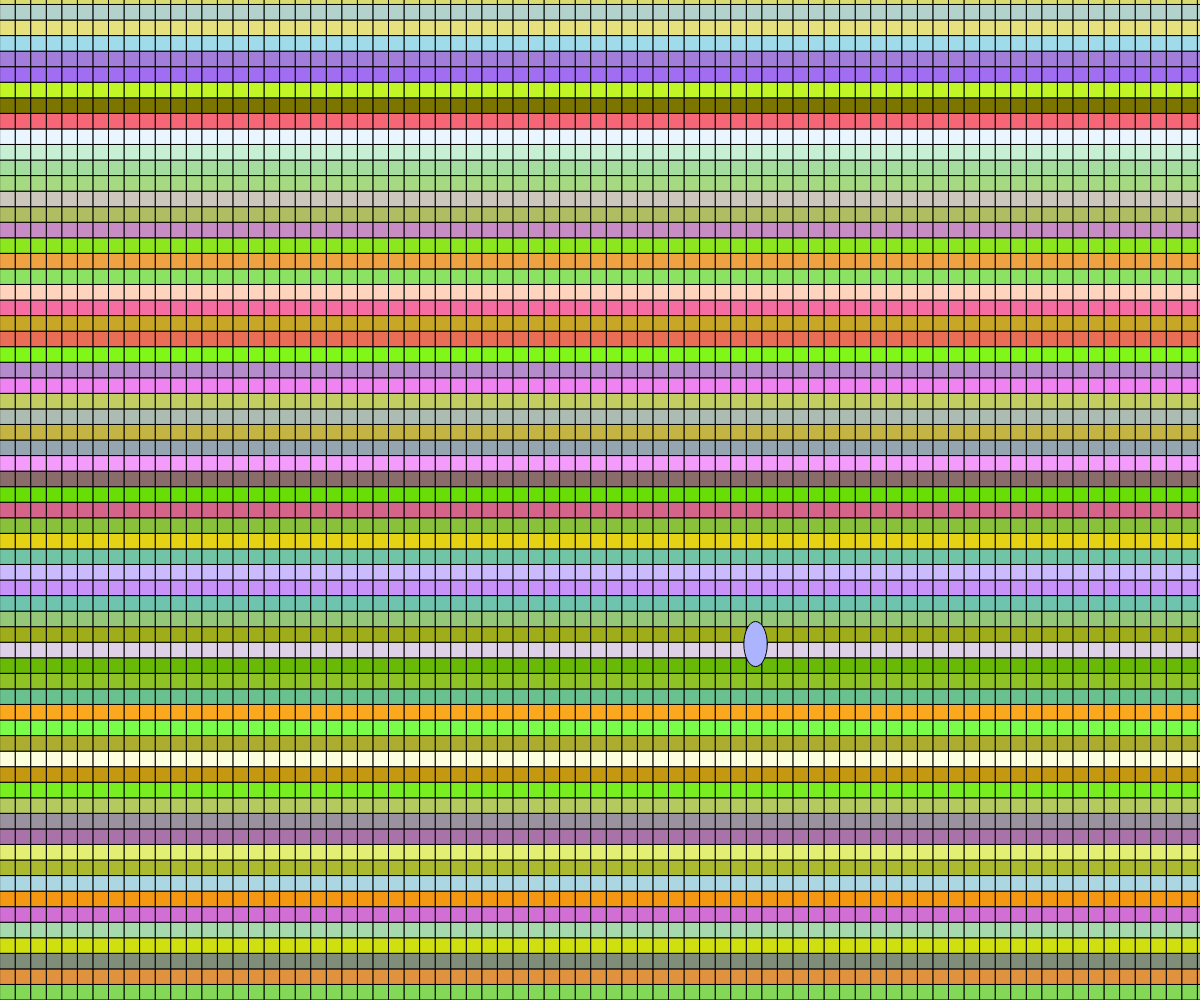
Frame 1 (no input)
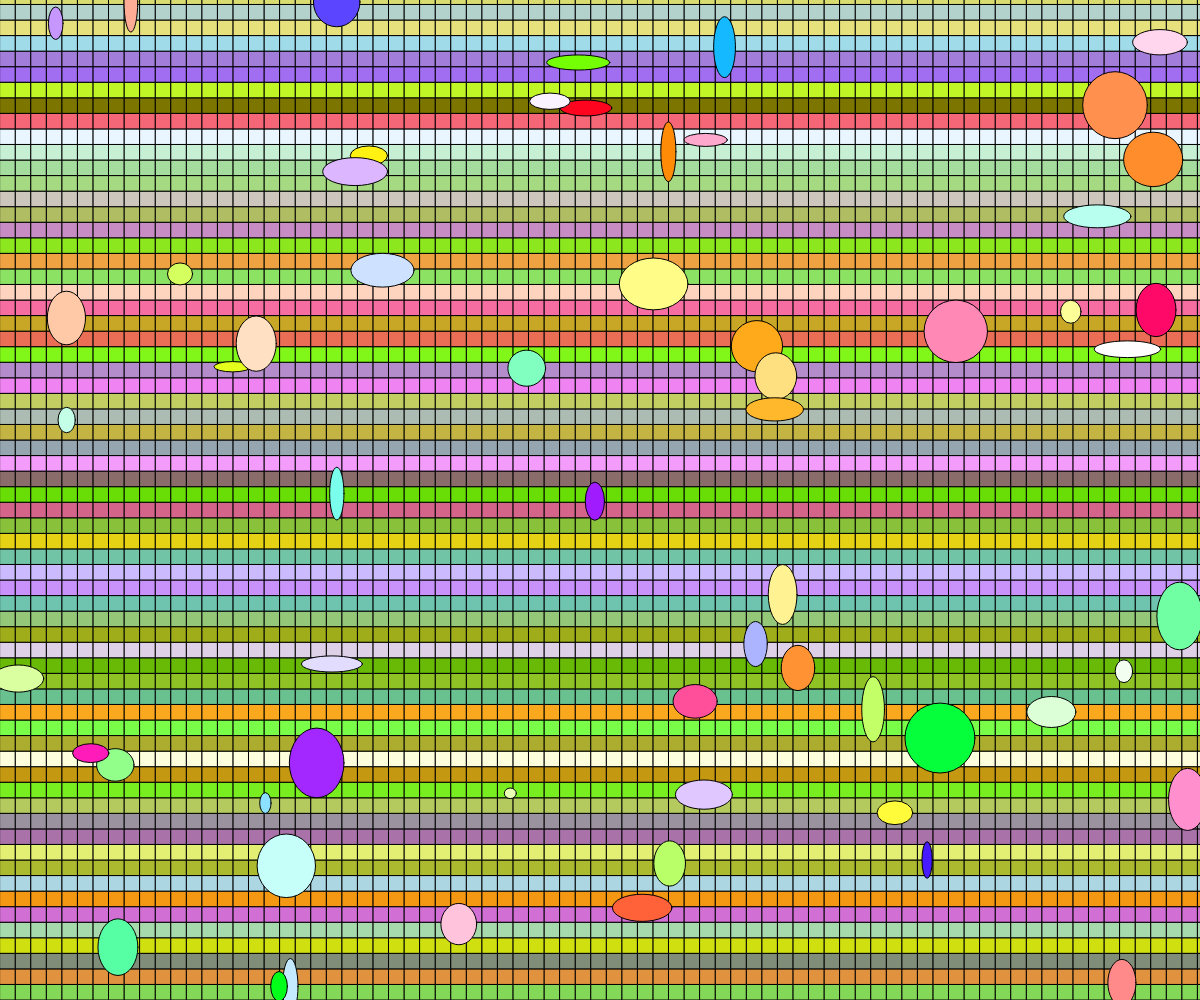
Frame 60 (no input)
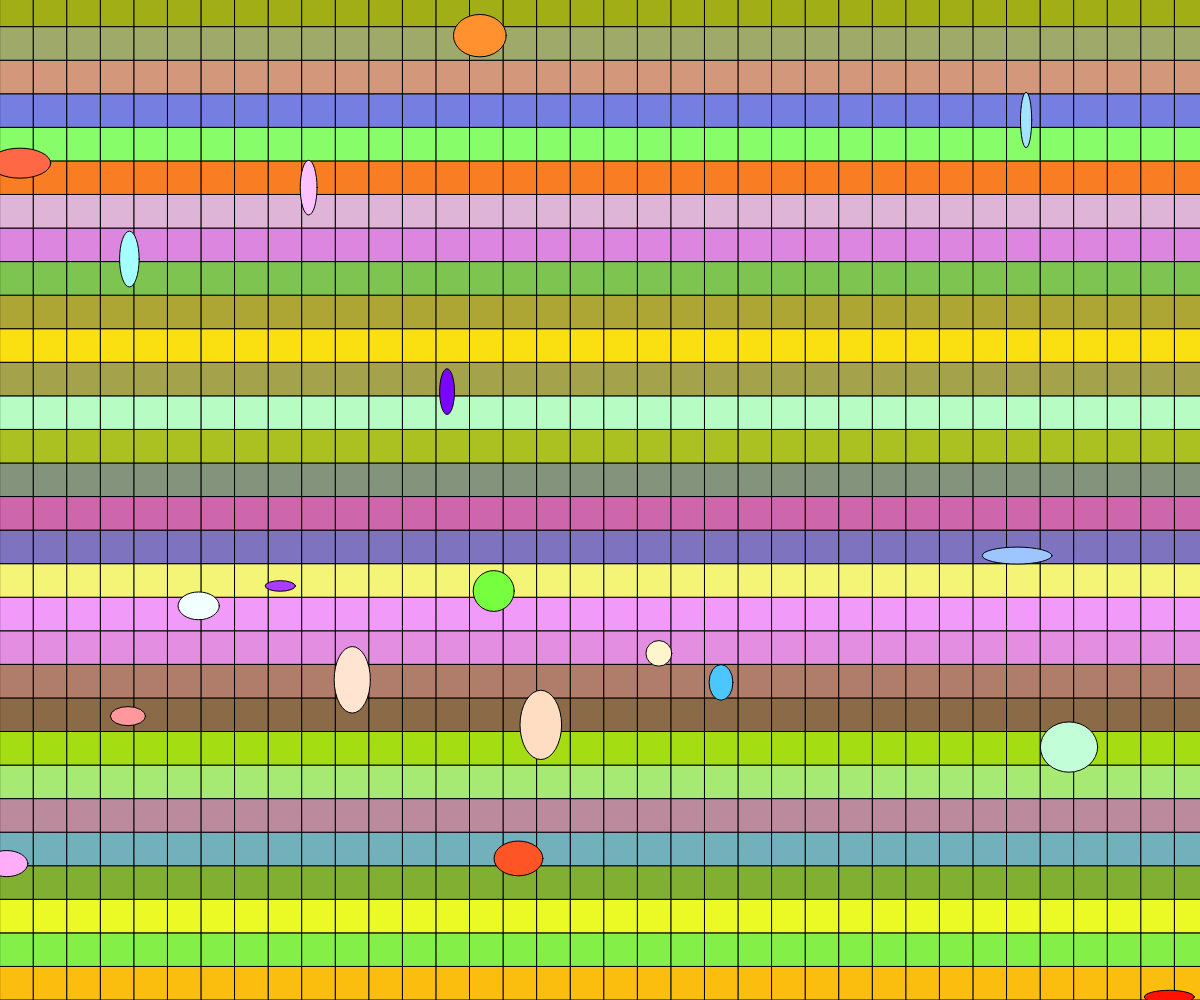
Frame 120 (the mouse pressed at the canvas centre since frame 60)

The p5.js sketch that drew these frames (run headless with seeded random() and noise() and a simulated clock; from frame 60 on, the mouse is pressed at the canvas centre):

// p5.js sketch
// ── sketch.js
let posX;
let poxY;
let w;
let h;
let counter;

function setup() {
	createCanvas(windowWidth, windowHeight);
	background(100);
	w = width/80;
	h = height/80;
	counter = 101;
	//frameRate(10);
}

function draw() {
	//ellipse(mouseX, mouseY, 20, 20);

	posX = 0;
	posY = height - h;

	if(counter > 100) {
		w = width/random(20, 100);
		h = w;
		colorMode(RGB, 255);

		for(posY = height - h; posY > -h; posY = posY -h) {
			fill(random(100, 255), random(100, 255), random(255));

			while(posX < width) {
				rect(posX, posY, w, h);
				posX = posX + w;
			}

			posX = 0;
		}

		counter = 0;
	}

	colorMode(HSB, 100);
	fill(random(100), random(100), 100);
	ellipse(random(width), random(height), random(10, 70), random(10, 70))

	counter++;
}
